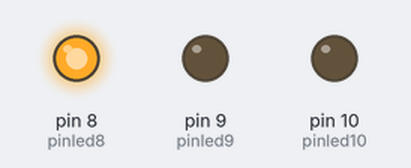
This sketch was run on a simulated Arduino Uno, built with avr-gcc and run on an emulated ATmega328P. Parts: output pins drawn as LEDs (lit = HIGH).

Above: at 1.0 s.
At 3.1 s:
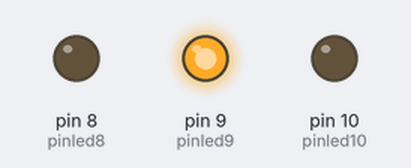
At 5.2 s:
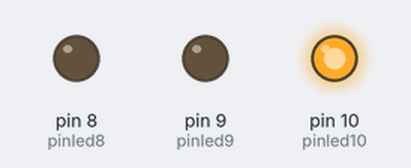
At 6.4 s:
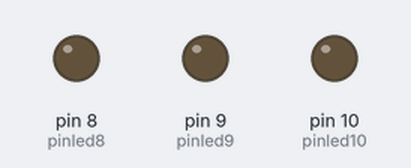
Timing chart, 0 to 8.7 s (numbered marks = the images above):
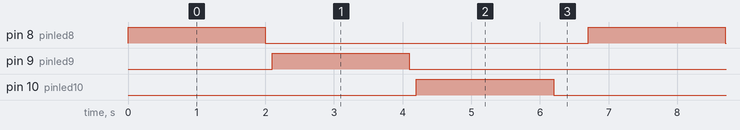

Measured:
- by itself, pin 8 (pinled8), pin 9 (pinled9), pin 10 (pinled10): alternates HIGH for 2.0 s and LOW for 4.7 s
- by itself, everything shown: repeats every 6.7 s, in 6 steps

The sketch:

Stop_light.ino
```cpp
int pinled8 = 8;
int pinled9 = 9;
int pinled10 = 10;

void setup()

{
  pinMode(pinled8, OUTPUT);
  pinMode(pinled9, OUTPUT);
  pinMode(pinled10, OUTPUT);
}

void loop()
{
  digitalWrite(pinled8, HIGH);
  delay(2000);
  digitalWrite(pinled8, LOW);
  delay(100);
  digitalWrite(pinled9, HIGH);
  delay(2000);
  digitalWrite(pinled9, LOW);
  delay(100);
  digitalWrite(pinled10, HIGH);
  delay(2000);
  digitalWrite(pinled10, LOW);
  delay(500);
}
```
